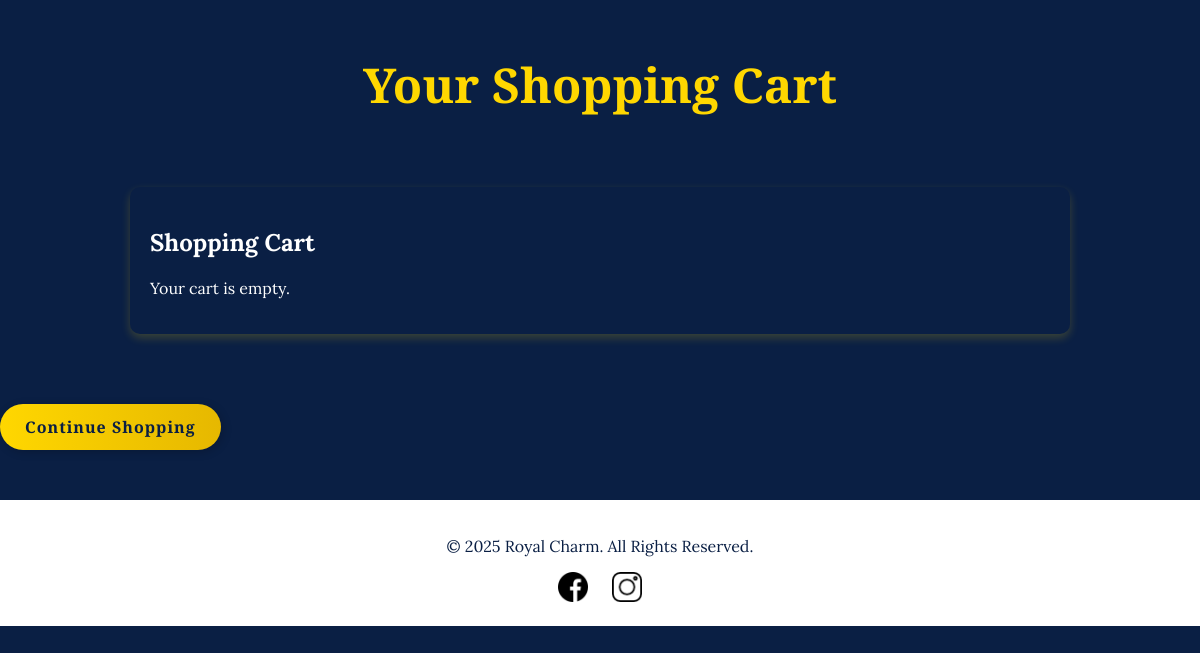
The page /cart/ (signed in) on the database as committed earlier.
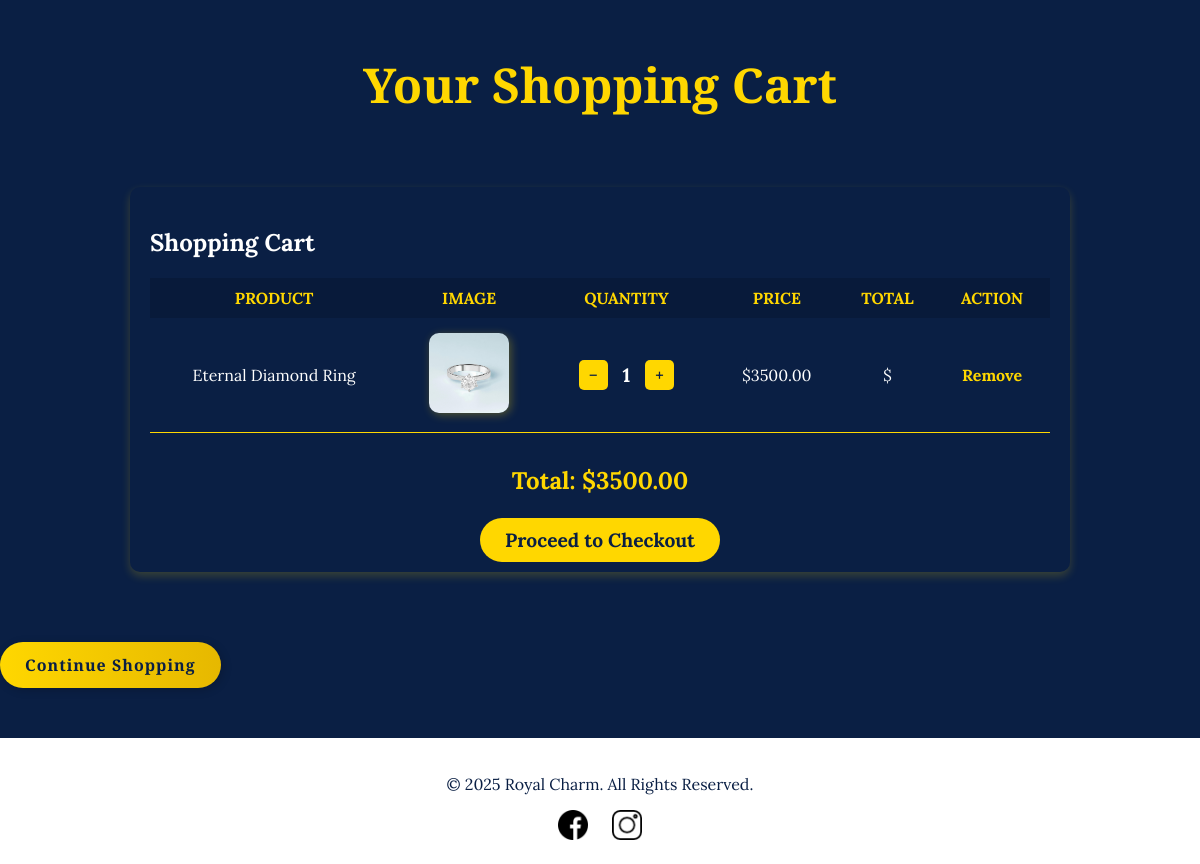
The same page on the database as committed later.
### store/models.py (models this page shows, shortened)
class Cart(models.Model):
    user = models.ForeignKey(User, on_delete=models.CASCADE, null=True, blank=True)
    product = models.ForeignKey(Product, on_delete=models.CASCADE)
    quantity = models.PositiveIntegerField(default=1)
    added_at = models.DateTimeField(auto_now_add=True)

class Product(models.Model):
    name = models.CharField(max_length=255)
    description = models.TextField()
    price = models.DecimalField(max_digits=10, decimal_places=2)
    image = models.ImageField(upload_to='product_images/', blank=True, null=True)
    category = models.ForeignKey(Category, on_delete=models.CASCADE, related_name="products", null=True, blank=True)
    created_at = models.DateTimeField(auto_now_add=True)

### store/views.py (the view)
# urls.py: path('cart/', view_cart, name='view_cart'),
def view_cart(request):
    if request.user.is_authenticated:
        cart_items = Cart.objects.filter(user=request.user)
    else:
        cart_items = Cart.objects.filter(user=None)  # Guest users (optional)
    total_price = sum(item.product.price * item.quantity for item in cart_items)
    return render(request, 'store/cart.html', {
        'cart_items': cart_items,
        'total_price': total_price  # ✅ Send total price to the template
    })

### store/templates/store/cart.html (shortened to what this page needs)
{% load static %}
<!DOCTYPE html>
<html lang="en">
<head>
    <link rel="stylesheet" href="{% static 'store/styles.css' %}">
</head>
<body>
    <h1>Your Shopping Cart</h1>
    <div class="container cart-container">
        <h2 class="text-center text-gold">Shopping Cart</h2>
        {% if cart_items %}
            <table class="table cart-table">
                <thead>
                    <tr>
                        <th>Product</th>
                        <th>Image</th>
                        <th>Quantity</th>
                        <th>Price</th>
                        <th>Total</th>
                        <th>Action</th>
                    </tr>
                </thead>
                <tbody>
                    {% for item in cart_items %}
                    <tr>
                        <td>{{ item.product.name }}</td>
                        <td>
                            <img src="{{ item.product.image.url }}" class="cart-img" alt="{{ item.product.name }}">
                        </td>
                        <td>
                            <div class="quantity-control">
                                <a href="{% url 'update_cart' item.product.pk 'decrease' %}" class="qty-btn">−</a>
                                <span class="qty-number">{{ item.quantity }}</span>
                                <a href="{% url 'update_cart' item.product.pk 'increase' %}" class="qty-btn">+</a>
                            </div>
                        </td>
                        <td>${{ item.product.price }}</td>
                        <td>${{ item.total_price }}</td>
                        <td>
                            <a href="{% url 'remove_from_cart' item.product.pk %}" class="btn btn-danger btn-sm">Remove</a>
                        </td>
                    </tr>
                    {% endfor %}
                </tbody>
            </table>
            <div class="cart-summary">
                <h4>Total: <span class="text-gold">${{ total_price|floatformat:2 }}</span></h4>
                <a href="{% url 'checkout' %}" class="btn btn-success">Proceed to Checkout</a>
            </div>
        {% else %}
            <p class="text-center">Your cart is empty.</p>
        {% endif %}
    </div>
    <br>
    <a href="/" class="button">Continue Shopping</a>
<footer class="footer">
    <div class="container text-center">
        <p class="footer-text">&copy; 2025 Royal Charm. All Rights Reserved.</p>
        <div class="social-icons">
            <a href="https://facebook.com" target="_blank" class="social-link">
                <img src="{% static 'store/facebook-icon.png' %}" alt="Facebook">
            </a>
            <a href="https://instagram.com" target="_blank" class="social-link">
                <img src="{% static 'store/instagram-icon.png' %}" alt="Instagram">
            </a>
        </div>
    </div>
</footer>
</body>
</html>

Rows that differ between the two databases and show on the page:
added Cart: product.name "Eternal Diamond Ring", product.image (picture), quantity "1", product.price "3500.00"
Other text that changed with them:
{{ total_price|floatformat:2 }}: (not shown) → "3500.00"
text no longer shown: "Your cart is empty."
text now shown: "PRODUCT IMAGE QUANTITY PRICE TOTAL ACTION Total: $ Proceed to Checkout"
